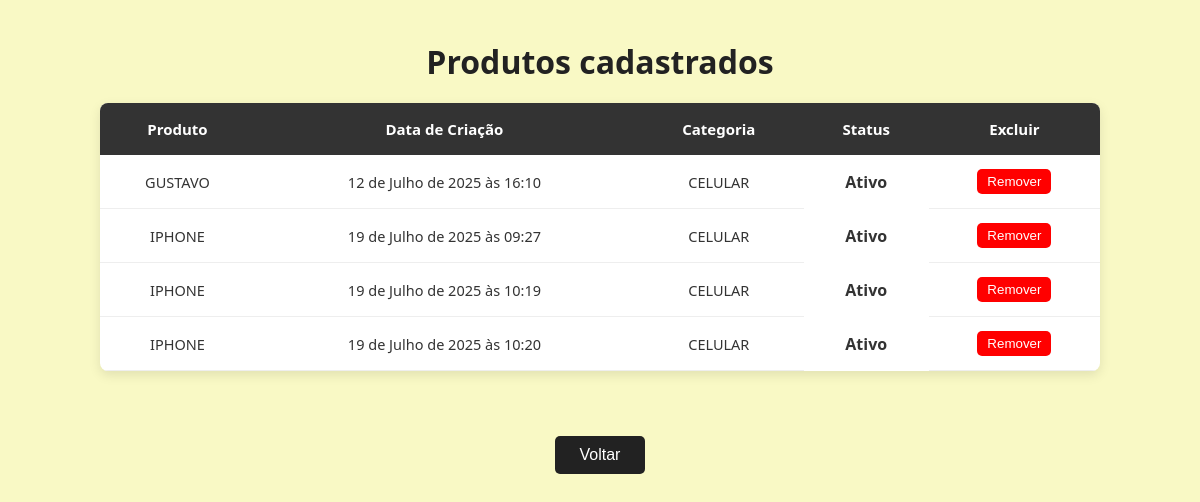
The app's page /usuarios/, older data.
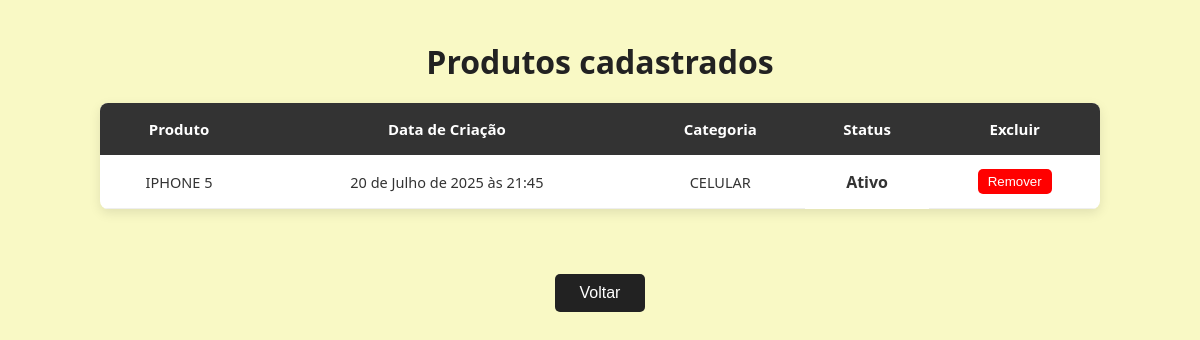
The same page, newer data.
### eletronicos/models.py (models this page shows)
class UsuariosModel(models.Model):
    categorias = models.CharField(choices=categorias)
    email = models.EmailField()
    produto = models.CharField()
    data_criacao = models.DateTimeField(auto_now_add=True)
    status = models.BooleanField(default=True, choices=status_opcoes)

### eletronicos/views.py (the view)
# urls.py: path("usuarios/", mostrar_usuarios, name="Usuarios"),
def mostrar_usuarios(request):
    usuarios = UsuariosModel.objects.all()
    return render(request, "eletronicos/usuarios.html", {"usuarios": usuarios})

### eletronicos/templates/eletronicos/usuarios.html (shortened to what this page needs)
{% load static %}
<!DOCTYPE html>
<html lang="pt-br">
<head>
    <link rel="stylesheet" href="{% static 'eletronicos\usuarios2_style.css'%}">
</head>
<body>
    <h1>
        Produtos cadastrados
    </h1>
    <table>
        <thead>
            <tr>
                <th>Produto</th>
                <th>Data de Criação</th>
                <th>Categoria</th>
                <th>Status</th>
                <th>Excluir</th>
            </tr>
        </thead>
        <tbody>
            {% for usuario in usuarios %}
            <tr>
                <td>
                {{ usuario.produto.upper}}</td>
                <td>{{ usuario.data_criacao }}</td>
                <td>{{ usuario.categorias.upper}}</td>
                <th>{%if usuario.status %}
                Ativo
                {% else %}
                Pendente
                {% endif %}
                </th>
      <td>
                 <a href="{% url 'remover_usuario' usuario.id %}"
                   onclick="return confirm('Tem certeza que deseja remover este usuário?');">
                   <button style="background-color: red; color: white; border: none; padding: 5px 10px; border-radius: 5px;">
                       Remover
                   </button>
                </a>
            </td>
            </tr>
            {% endfor %}
        </tbody>
    </table>
    <a href="{% url 'home_page' %}"><button type="submit" style='margin-top: 15px;
    padding: 10px 25px;
    font-size: 16px;
    border: none;
    border-radius: 5px;
    background-color: #222;
    color: white;
    cursor: pointer;
    transition: background-color 0.3s ease;button:hover{
    background-color: rgb(14, 211, 14);
}'>Voltar
    </button></a>
</body>
</html>

### eletronicos/static/eletronicos/usuarios2_style.css (style rules this page uses)
body { background-color: #f9f9c5; font-family: system-ui, -apple-system, 'Segoe UI', Roboto, sans-serif; margin: 0; padding: 0; text-align: center; color: #333; }
h1 { margin: 40px 0 20px; font-size: 2rem; color: #222; }
table { width: 90%; max-width: 1000px; margin: 0 auto 50px; border-collapse: collapse; background-color: white; box-shadow: 0 4px 12px rgba(0,0,0,0.1); border-radius: 8px; overflow: hidden; }
thead { background-color: #333; color: #fff; }
thead th { padding: 16px 12px; font-weight: 600; font-size: 15px; }
tbody tr { transition: background-color 0.2s ease; }
tbody td { padding: 14px 12px; border-bottom: 1px solid #eee; font-size: 14.5px; }

Row changes from the older to the newer data that the page shows:
removed UsuariosModel: produto "GUSTAVO", data_criacao "12 de Julho de 2025 às 16:10", categorias "CELULAR", status "Ativo"
removed UsuariosModel: produto "IPHONE", data_criacao "19 de Julho de 2025 às 09:27", categorias "CELULAR", status "Ativo"
removed UsuariosModel: produto "IPHONE", data_criacao "19 de Julho de 2025 às 10:19", categorias "CELULAR", status "Ativo"
removed UsuariosModel: produto "IPHONE", data_criacao "19 de Julho de 2025 às 10:20", categorias "CELULAR", status "Ativo"
added UsuariosModel: produto "IPHONE 5", data_criacao "20 de Julho de 2025 às 21:45", categorias "CELULAR", status "Ativo"
